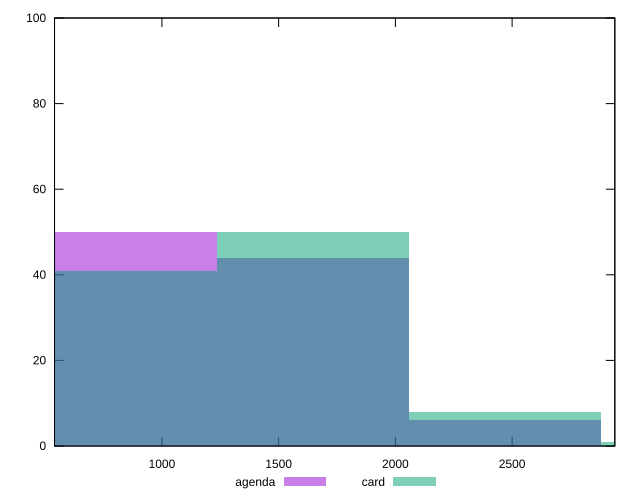

The script that saved this image:
reset

$agenda <<EOF
1646.2620444308252 44
823.1310222154126 50
2469.393066646238 6
EOF

$card <<EOF
1646.2620444308252 50
823.1310222154126 41
2469.393066646238 8
3292.5240888616504 1
EOF

set key outside below
set boxwidth 823.1310222154126
set xrange [540:2940]
set yrange [0:100]
set trange [0:100]
set style fill transparent solid 0.5 noborder
set terminal svg size 640, 500 enhanced background rgb 'white'
set output "reports/report_00028_2021-02-24T12-49-42.674Z/uses-http2/comparison/histogram/1_vs_2.svg"

plot $agenda title "agenda" with boxes, \
     $card title "card" with boxes

reset
